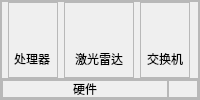
                     <widget class="QFrame" name="frame_2">
                      <property name="minimumSize">
                       <size>
                        <width>200</width>
                        <height>0</height>
                       </size>
                      </property>
                      <property name="styleSheet">
                       <string notr="true">#frame_2{
	border: 1px solid rgb(127,127,127);
}</string>
                      </property>
                      <property name="frameShape">
                       <enum>QFrame::StyledPanel</enum>
                      </property>
                      <property name="frameShadow">
                       <enum>QFrame::Raised</enum>
                      </property>
                      <layout class="QVBoxLayout" name="verticalLayout_6">
                       <property name="spacing">
                        <number>0</number>
                       </property>
                       <property name="leftMargin">
                        <number>0</number>
                       </property>
                       <property name="topMargin">
                        <number>0</number>
                       </property>
                       <property name="rightMargin">
                        <number>0</number>
                       </property>
                       <property name="bottomMargin">
                        <number>0</number>
                       </property>
                       <item>
                        <widget class="QFrame" name="frame_9">
                         <property name="frameShape">
                          <enum>QFrame::StyledPanel</enum>
                         </property>
                         <property name="frameShadow">
                          <enum>QFrame::Raised</enum>
                         </property>
                         <layout class="QHBoxLayout" name="horizontalLayout_9">
                          <property name="spacing">
                           <number>0</number>
                          </property>
                          <property name="leftMargin">
                           <number>0</number>
                          </property>
                          <property name="topMargin">
                           <number>0</number>
                          </property>
                          <property name="rightMargin">
                           <number>0</number>
                          </property>
                          <property name="bottomMargin">
                           <number>0</number>
                          </property>
                          <item>
                           <widget class="QFrame" name="exit_btn_25">
                            <property name="maximumSize">
                             <size>
                              <width>50</width>
                              <height>16777215</height>
                             </size>
                            </property>
                            <property name="frameShape">
                             <enum>QFrame::StyledPanel</enum>
                            </property>
                            <property name="frameShadow">
                             <enum>QFrame::Raised</enum>
                            </property>
                            <layout class="QVBoxLayout" name="_15">
                             <property name="spacing">
                              <number>0</number>
                             </property>
                             <property name="leftMargin">
                              <number>0</number>
                             </property>
                             <property name="topMargin">
                              <number>0</number>
                             </property>
                             <property name="rightMargin">
                              <number>0</number>
                             </property>
                             <property name="bottomMargin">
                              <number>0</number>
                             </property>
                             <item alignment="Qt::AlignHCenter|Qt::AlignVCenter">
                              <widget class="QPushButton" name="menu_icon_button_25">
                               <property name="maximumSize">
                                <size>
                                 <width>30</width>
                                 <height>30</height>
                                </size>
                               </property>
                               <property name="styleSheet">
                                <string notr="true">background:none;
border:none;
</string>
                               </property>
                               <property name="text">
                                <string/>
                               </property>
                               <property name="icon">
                                <iconset resource="res.qrc">
                                 <normaloff>:/images/images/hardware-01.png</normaloff>:/images/images/hardware-01.png</iconset>
                               </property>
                               <property name="iconSize">
                                <size>
                                 <width>30</width>
                                 <height>30</height>
                                </size>
                               </property>
                              </widget>
                             </item>
                             <item alignment="Qt::AlignHCenter">
                              <widget class="QLabel" name="label_31">
                               <property name="text">
                                <string>处理器</string>
                               </property>
                              </widget>
                             </item>
                            </layout>
                           </widget>
                          </item>
                          <item>
                           <widget class="QFrame" name="exit_btn_26">
                            <property name="maximumSize">
                             <size>
                              <width>70</width>
                              <height>16777215</height>
                             </size>
                            </property>
                            <property name="frameShape">
                             <enum>QFrame::StyledPanel</enum>
                            </property>
                            <property name="frameShadow">
                             <enum>QFrame::Raised</enum>
                            </property>
                            <layout class="QVBoxLayout" name="_16">
                             <property name="spacing">
                              <number>0</number>
                             </property>
                             <property name="leftMargin">
                              <number>0</number>
                             </property>
                             <property name="topMargin">
                              <number>0</number>
                             </property>
                             <property name="rightMargin">
                              <number>0</number>
                             </property>
                             <property name="bottomMargin">
                              <number>0</number>
                             </property>
                             <item alignment="Qt::AlignHCenter|Qt::AlignVCenter">
                              <widget class="QPushButton" name="menu_icon_button_26">
                               <property name="maximumSize">
                                <size>
                                 <width>30</width>
                                 <height>30</height>
                                </size>
                               </property>
                               <property name="styleSheet">
                                <string notr="true">background:none;
border:none;
</string>
                               </property>
                               <property name="text">
                                <string/>
                               </property>
                               <property name="icon">
                                <iconset resource="res.qrc">
                                 <normaloff>:/images/images/hardware-02.png</normaloff>:/images/images/hardware-02.png</iconset>
                               </property>
                               <property name="iconSize">
                                <size>
                                 <width>30</width>
                                 <height>30</height>
                                </size>
                               </property>
                              </widget>
                             </item>
                             <item alignment="Qt::AlignHCenter">
                              <widget class="QLabel" name="label_32">
                               <property name="text">
                                <string>激光雷达</string>
                               </property>
                              </widget>
                             </item>
                            </layout>
                           </widget>
                          </item>
                          <item>
                           <widget class="QFrame" name="exit_btn_27">
                            <property name="maximumSize">
                             <size>
                              <width>50</width>
                              <height>16777215</height>
                             </size>
                            </property>
                            <property name="frameShape">
                             <enum>QFrame::StyledPanel</enum>
                            </property>
                            <property name="frameShadow">
                             <enum>QFrame::Raised</enum>
                            </property>
                            <layout class="QVBoxLayout" name="_17">
                             <property name="spacing">
                              <number>0</number>
                             </property>
                             <property name="leftMargin">
                              <number>0</number>
                             </property>
                             <property name="topMargin">
                              <number>0</number>
                             </property>
                             <property name="rightMargin">
                              <number>0</number>
                             </property>
                             <property name="bottomMargin">
                              <number>0</number>
                             </property>
                             <item alignment="Qt::AlignHCenter|Qt::AlignVCenter">
                              <widget class="QPushButton" name="menu_icon_button_27">
                               <property name="maximumSize">
                                <size>
                                 <width>30</width>
                                 <height>30</height>
                                </size>
                               </property>
                               <property name="styleSheet">
                                <string notr="true">background:none;
border:none;
</string>
                               </property>
                               <property name="text">
                                <string/>
                               </property>
                               <property name="icon">
                                <iconset resource="res.qrc">
                                 <normaloff>:/images/images/hardware-03.png</normaloff>:/images/images/hardware-03.png</iconset>
                               </property>
                               <property name="iconSize">
                                <size>
                                 <width>30</width>
                                 <height>30</height>
                                </size>
                               </property>
                              </widget>
                             </item>
                             <item alignment="Qt::AlignHCenter">
                              <widget class="QLabel" name="label_33">
                               <property name="text">
                                <string>交换机</string>
                               </property>
                              </widget>
                             </item>
                            </layout>
                           </widget>
                          </item>
                         </layout>
                        </widget>
                       </item>
                       <item>
                        <widget class="QFrame" name="frame_10">
                         <property name="maximumSize">
                          <size>
                           <width>16777215</width>
                           <height>20</height>
                          </size>
                         </property>
                         <property name="frameShape">
                          <enum>QFrame::StyledPanel</enum>
                         </property>
                         <property name="frameShadow">
                          <enum>QFrame::Raised</enum>
                         </property>
                         <layout class="QHBoxLayout" name="horizontalLayout_6">
                          <property name="spacing">
                           <number>0</number>
                          </property>
                          <property name="leftMargin">
                           <number>0</number>
                          </property>
                          <property name="topMargin">
                           <number>0</number>
                          </property>
                          <property name="rightMargin">
                           <number>0</number>
                          </property>
                          <property name="bottomMargin">
                           <number>0</number>
                          </property>
                          <item>
                           <widget class="QFrame" name="frame_12">
                            <property name="frameShape">
                             <enum>QFrame::StyledPanel</enum>
                            </property>
                            <property name="frameShadow">
                             <enum>QFrame::Raised</enum>
                            </property>
                            <layout class="QVBoxLayout" name="verticalLayout_7">
                             <property name="spacing">
                              <number>0</number>
                             </property>
                             <property name="leftMargin">
                              <number>0</number>
                             </property>
                             <property name="topMargin">
                              <number>0</number>
                             </property>
                             <property name="rightMargin">
                              <number>0</number>
                             </property>
                             <property name="bottomMargin">
                              <number>0</number>
                             </property>
                             <item>
                              <widget class="QLabel" name="label_2">
                               <property name="text">
                                <string>硬件</string>
                               </property>
                               <property name="alignment">
                                <set>Qt::AlignCenter</set>
                               </property>
                              </widget>
                             </item>
                            </layout>
                           </widget>
                          </item>
                          <item>
                           <widget class="QFrame" name="frame_11">
                            <property name="maximumSize">
                             <size>
                              <width>30</width>
                              <height>16777215</height>
                             </size>
                            </property>
                            <property name="frameShape">
                             <enum>QFrame::StyledPanel</enum>
                            </property>
                            <property name="frameShadow">
                             <enum>QFrame::Raised</enum>
                            </property>
                            <layout class="QVBoxLayout" name="verticalLayout_8">
                             <property name="spacing">
                              <number>0</number>
                             </property>
                             <property name="leftMargin">
                              <number>0</number>
                             </property>
                             <property name="topMargin">
                              <number>0</number>
                             </property>
                             <property name="rightMargin">
                              <number>0</number>
                             </property>
                             <property name="bottomMargin">
                              <number>0</number>
                             </property>
                             <item>
                              <widget class="QPushButton" name="menu_icon_button_24">
                               <property name="maximumSize">
                                <size>
                                 <width>30</width>
                                 <height>30</height>
                                </size>
                               </property>
                               <property name="styleSheet">
                                <string notr="true">background:none;
border:none;
</string>
                               </property>
                               <property name="text">
                                <string/>
                               </property>
                               <property name="icon">
                                <iconset resource="res.qrc">
                                 <normaloff>:/images/images/btnarrow.png</normaloff>:/images/images/btnarrow.png</iconset>
                               </property>
                               <property name="iconSize">
                                <size>
                                 <width>20</width>
                                 <height>20</height>
                                </size>
                               </property>
                              </widget>
                             </item>
                            </layout>
                           </widget>
                          </item>
                         </layout>
                        </widget>
                       </item>
                      </layout>
                     </widget>
